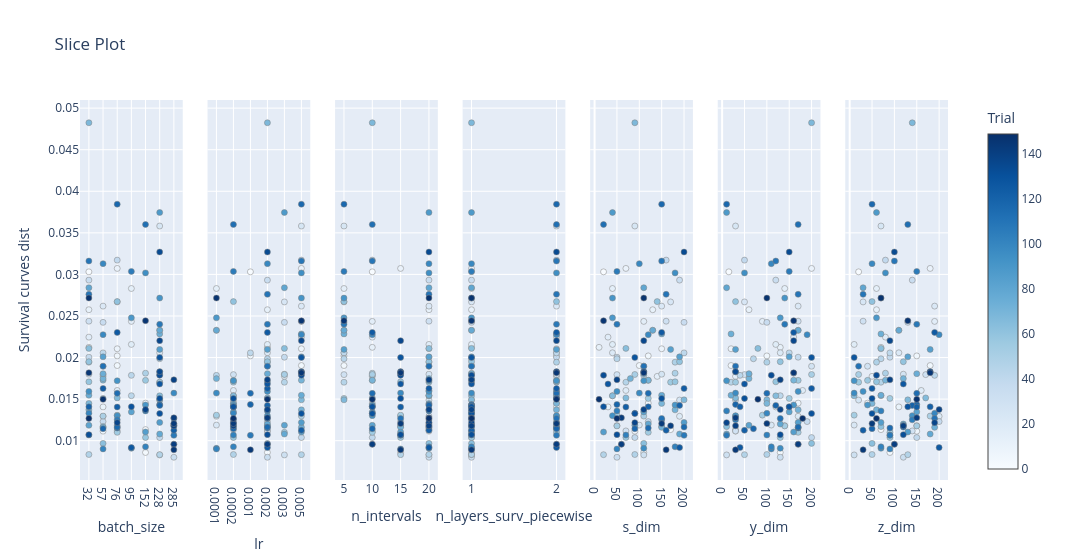
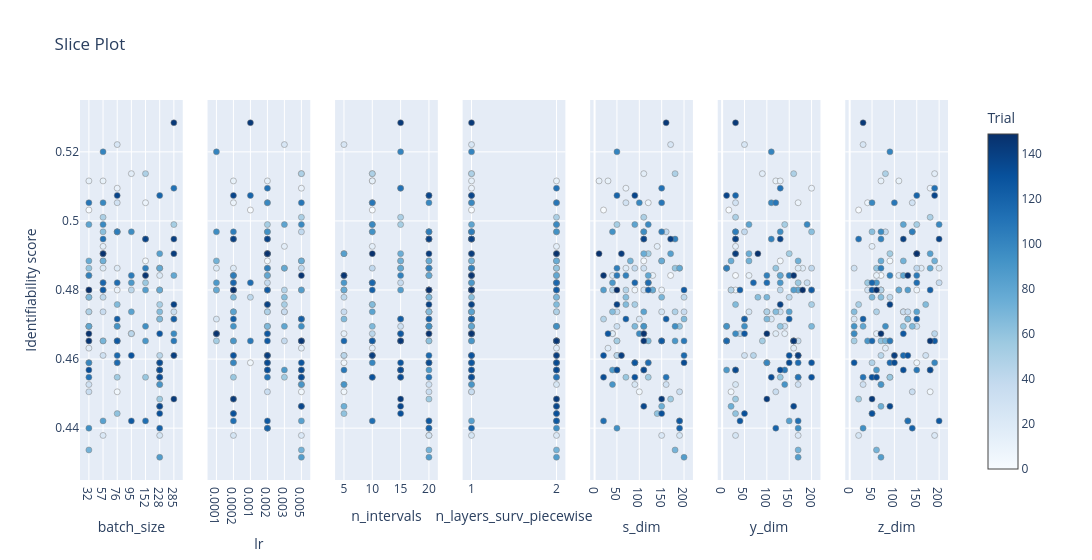

Notebook code cell kept with these figures, in order:
### Code cell
for i in range(len(names_objs)):
    plot_slice(study, target=lambda t: t.values[i], target_name=names_objs[i]).show() # individual parameter effects

### Figure 1 — Plotly figure (JSON) as saved in the notebook; plotly's stock layout.template omitted (floating-point values rounded to 4 significant figures; data arrays with more than 128 entries replaced by an {"elided": "..."} marker saying what was removed)
{"data": [{"marker": {"color": {"elided": "150 int values"}, "colorbar": {"title": {"text": "Trial"}, "x": 1, "xpad": 40}, "colorscale": [[0, "rgb(247,251,255)"], [0.125, "rgb(222,235,247)"], [0.25, "rgb(198,219,239)"], [0.375, "rgb(158,202,225)"], [0.5, "rgb(107,174,214)"], [0.625, "rgb(66,146,198)"], [0.75, "rgb(33,113,181)"], [0.875, "rgb(8,81,156)"], [1, "rgb(8,48,107)"]], "line": {"color": "Grey", "width": 0.5}, "showscale": true}, "mode": "markers", "name": "Feasible Trial", "showlegend": false, "type": "scatter", "x": {"elided": "150 int values"}, "xaxis": "x", "y": {"elided": "150 float values"}, "yaxis": "y"}, {"marker": {"color": {"elided": "150 int values"}, "colorbar": {"title": {"text": "Trial"}, "x": 1, "xpad": 40}, "colorscale": [[0, "rgb(247,251,255)"], [0.125, "rgb(222,235,247)"], [0.25, "rgb(198,219,239)"], [0.375, "rgb(158,202,225)"], [0.5, "rgb(107,174,214)"], [0.625, "rgb(66,146,198)"], [0.75, "rgb(33,113,181)"], [0.875, "rgb(8,81,156)"], [1, "rgb(8,48,107)"]], "line": {"color": "Grey", "width": 0.5}, "showscale": false}, "mode": "markers", "name": "Feasible Trial", "showlegend": false, "type": "scatter", "x": {"elided": "150 float values"}, "xaxis": "x2", "y": {"elided": "150 float values"}, "yaxis": "y2"}, {"marker": {"color": {"elided": "150 int values"}, "colorbar": {"title": {"text": "Trial"}, "x": 1, "xpad": 40}, "colorscale": [[0, "rgb(247,251,255)"], [0.125, "rgb(222,235,247)"], [0.25, "rgb(198,219,239)"], [0.375, "rgb(158,202,225)"], [0.5, "rgb(107,174,214)"], [0.625, "rgb(66,146,198)"], [0.75, "rgb(33,113,181)"], [0.875, "rgb(8,81,156)"], [1, "rgb(8,48,107)"]], "line": {"color": "Grey", "width": 0.5}, "showscale": false}, "mode": "markers", "name": "Feasible Trial", "showlegend": false, "type": "scatter", "x": {"elided": "150 int values"}, "xaxis": "x3", "y": {"elided": "150 float values"}, "yaxis": "y3"}, {"marker": {"color": {"elided": "150 int values"}, "colorbar": {"title": {"text": "Trial"}, "x": 1, "xpad": 40}, "colorscale": [[0, "rgb(247,251,255)"], [0.125, "rgb(222,235,247)"], [0.25, "rgb(198,219,239)"], [0.375, "rgb(158,202,225)"], [0.5, "rgb(107,174,214)"], [0.625, "rgb(66,146,198)"], [0.75, "rgb(33,113,181)"], [0.875, "rgb(8,81,156)"], [1, "rgb(8,48,107)"]], "line": {"color": "Grey", "width": 0.5}, "showscale": false}, "mode": "markers", "name": "Feasible Trial", "showlegend": false, "type": "scatter", "x": {"elided": "150 int values"}, "xaxis": "x4", "y": {"elided": "150 float values"}, "yaxis": "y4"}, {"marker": {"color": {"elided": "150 int values"}, "colorbar": {"title": {"text": "Trial"}, "x": 1, "xpad": 40}, "colorscale": [[0, "rgb(247,251,255)"], [0.125, "rgb(222,235,247)"], [0.25, "rgb(198,219,239)"], [0.375, "rgb(158,202,225)"], [0.5, "rgb(107,174,214)"], [0.625, "rgb(66,146,198)"], [0.75, "rgb(33,113,181)"], [0.875, "rgb(8,81,156)"], [1, "rgb(8,48,107)"]], "line": {"color": "Grey", "width": 0.5}, "showscale": false}, "mode": "markers", "name": "Feasible Trial", "showlegend": false, "type": "scatter", "x": {"elided": "150 int values"}, "xaxis": "x5", "y": {"elided": "150 float values"}, "yaxis": "y5"}, {"marker": {"color": {"elided": "150 int values"}, "colorbar": {"title": {"text": "Trial"}, "x": 1, "xpad": 40}, "colorscale": [[0, "rgb(247,251,255)"], [0.125, "rgb(222,235,247)"], [0.25, "rgb(198,219,239)"], [0.375, "rgb(158,202,225)"], [0.5, "rgb(107,174,214)"], [0.625, "rgb(66,146,198)"], [0.75, "rgb(33,113,181)"], [0.875, "rgb(8,81,156)"], [1, "rgb(8,48,107)"]], "line": {"color": "Grey", "width": 0.5}, "showscale": false}, "mode": "markers", "name": "Feasible Trial", "showlegend": false, "type": "scatter", "x": {"elided": "150 int values"}, "xaxis": "x6", "y": {"elided": "150 float values"}, "yaxis": "y6"}, {"marker": {"color": {"elided": "150 int values"}, "colorbar": {"title": {"text": "Trial"}, "x": 1, "xpad": 40}, "colorscale": [[0, "rgb(247,251,255)"], [0.125, "rgb(222,235,247)"], [0.25, "rgb(198,219,239)"], [0.375, "rgb(158,202,225)"], [0.5, "rgb(107,174,214)"], [0.625, "rgb(66,146,198)"], [0.75, "rgb(33,113,181)"], [0.875, "rgb(8,81,156)"], [1, "rgb(8,48,107)"]], "line": {"color": "Grey", "width": 0.5}, "showscale": false}, "mode": "markers", "name": "Feasible Trial", "showlegend": false, "type": "scatter", "x": {"elided": "150 int values"}, "xaxis": "x7", "y": {"elided": "150 float values"}, "yaxis": "y7"}], "layout": {"title": {"text": "Slice Plot"}, "width": 2100, "xaxis": {"anchor": "y", "categoryarray": [32, 57, 76, 95, 152, 228, 285], "categoryorder": "array", "domain": [0, 0.1184], "title": {"text": "batch_size"}, "type": "category"}, "xaxis2": {"anchor": "y2", "categoryarray": [0.0001, 0.0002, 0.001, 0.002, 0.003, 0.005], "categoryorder": "array", "domain": [0.1469, 0.2653], "title": {"text": "lr"}, "type": "category"}, "xaxis3": {"anchor": "y3", "categoryarray": [5, 10, 15, 20], "categoryorder": "array", "domain": [0.2939, 0.4122], "title": {"text": "n_intervals"}, "type": "category"}, "xaxis4": {"anchor": "y4", "categoryarray": [1, 2], "categoryorder": "array", "domain": [0.4408, 0.5592], "title": {"text": "n_layers_surv_piecewise"}, "type": "category"}, "xaxis5": {"anchor": "y5", "domain": [0.5878, 0.7061], "title": {"text": "s_dim"}}, "xaxis6": {"anchor": "y6", "domain": [0.7347, 0.8531], "title": {"text": "y_dim"}}, "xaxis7": {"anchor": "y7", "domain": [0.8816, 1.0], "title": {"text": "z_dim"}}, "yaxis": {"anchor": "x", "domain": [0, 1], "title": {"text": "Survival curves dist"}}, "yaxis2": {"anchor": "x2", "domain": [0, 1], "matches": "y", "showticklabels": false}, "yaxis3": {"anchor": "x3", "domain": [0, 1], "matches": "y", "showticklabels": false}, "yaxis4": {"anchor": "x4", "domain": [0, 1], "matches": "y", "showticklabels": false}, "yaxis5": {"anchor": "x5", "domain": [0, 1], "matches": "y", "showticklabels": false}, "yaxis6": {"anchor": "x6", "domain": [0, 1], "matches": "y", "showticklabels": false}, "yaxis7": {"anchor": "x7", "domain": [0, 1], "matches": "y", "showticklabels": false}}}

### Figure 2 — Plotly figure (JSON) as saved in the notebook; plotly's stock layout.template omitted (floating-point values rounded to 4 significant figures; data arrays with more than 128 entries replaced by an {"elided": "..."} marker saying what was removed)
{"data": [{"marker": {"color": {"elided": "150 int values"}, "colorbar": {"title": {"text": "Trial"}, "x": 1, "xpad": 40}, "colorscale": [[0, "rgb(247,251,255)"], [0.125, "rgb(222,235,247)"], [0.25, "rgb(198,219,239)"], [0.375, "rgb(158,202,225)"], [0.5, "rgb(107,174,214)"], [0.625, "rgb(66,146,198)"], [0.75, "rgb(33,113,181)"], [0.875, "rgb(8,81,156)"], [1, "rgb(8,48,107)"]], "line": {"color": "Grey", "width": 0.5}, "showscale": true}, "mode": "markers", "name": "Feasible Trial", "showlegend": false, "type": "scatter", "x": {"elided": "150 int values"}, "xaxis": "x", "y": {"elided": "150 float values"}, "yaxis": "y"}, {"marker": {"color": {"elided": "150 int values"}, "colorbar": {"title": {"text": "Trial"}, "x": 1, "xpad": 40}, "colorscale": [[0, "rgb(247,251,255)"], [0.125, "rgb(222,235,247)"], [0.25, "rgb(198,219,239)"], [0.375, "rgb(158,202,225)"], [0.5, "rgb(107,174,214)"], [0.625, "rgb(66,146,198)"], [0.75, "rgb(33,113,181)"], [0.875, "rgb(8,81,156)"], [1, "rgb(8,48,107)"]], "line": {"color": "Grey", "width": 0.5}, "showscale": false}, "mode": "markers", "name": "Feasible Trial", "showlegend": false, "type": "scatter", "x": {"elided": "150 float values"}, "xaxis": "x2", "y": {"elided": "150 float values"}, "yaxis": "y2"}, {"marker": {"color": {"elided": "150 int values"}, "colorbar": {"title": {"text": "Trial"}, "x": 1, "xpad": 40}, "colorscale": [[0, "rgb(247,251,255)"], [0.125, "rgb(222,235,247)"], [0.25, "rgb(198,219,239)"], [0.375, "rgb(158,202,225)"], [0.5, "rgb(107,174,214)"], [0.625, "rgb(66,146,198)"], [0.75, "rgb(33,113,181)"], [0.875, "rgb(8,81,156)"], [1, "rgb(8,48,107)"]], "line": {"color": "Grey", "width": 0.5}, "showscale": false}, "mode": "markers", "name": "Feasible Trial", "showlegend": false, "type": "scatter", "x": {"elided": "150 int values"}, "xaxis": "x3", "y": {"elided": "150 float values"}, "yaxis": "y3"}, {"marker": {"color": {"elided": "150 int values"}, "colorbar": {"title": {"text": "Trial"}, "x": 1, "xpad": 40}, "colorscale": [[0, "rgb(247,251,255)"], [0.125, "rgb(222,235,247)"], [0.25, "rgb(198,219,239)"], [0.375, "rgb(158,202,225)"], [0.5, "rgb(107,174,214)"], [0.625, "rgb(66,146,198)"], [0.75, "rgb(33,113,181)"], [0.875, "rgb(8,81,156)"], [1, "rgb(8,48,107)"]], "line": {"color": "Grey", "width": 0.5}, "showscale": false}, "mode": "markers", "name": "Feasible Trial", "showlegend": false, "type": "scatter", "x": {"elided": "150 int values"}, "xaxis": "x4", "y": {"elided": "150 float values"}, "yaxis": "y4"}, {"marker": {"color": {"elided": "150 int values"}, "colorbar": {"title": {"text": "Trial"}, "x": 1, "xpad": 40}, "colorscale": [[0, "rgb(247,251,255)"], [0.125, "rgb(222,235,247)"], [0.25, "rgb(198,219,239)"], [0.375, "rgb(158,202,225)"], [0.5, "rgb(107,174,214)"], [0.625, "rgb(66,146,198)"], [0.75, "rgb(33,113,181)"], [0.875, "rgb(8,81,156)"], [1, "rgb(8,48,107)"]], "line": {"color": "Grey", "width": 0.5}, "showscale": false}, "mode": "markers", "name": "Feasible Trial", "showlegend": false, "type": "scatter", "x": {"elided": "150 int values"}, "xaxis": "x5", "y": {"elided": "150 float values"}, "yaxis": "y5"}, {"marker": {"color": {"elided": "150 int values"}, "colorbar": {"title": {"text": "Trial"}, "x": 1, "xpad": 40}, "colorscale": [[0, "rgb(247,251,255)"], [0.125, "rgb(222,235,247)"], [0.25, "rgb(198,219,239)"], [0.375, "rgb(158,202,225)"], [0.5, "rgb(107,174,214)"], [0.625, "rgb(66,146,198)"], [0.75, "rgb(33,113,181)"], [0.875, "rgb(8,81,156)"], [1, "rgb(8,48,107)"]], "line": {"color": "Grey", "width": 0.5}, "showscale": false}, "mode": "markers", "name": "Feasible Trial", "showlegend": false, "type": "scatter", "x": {"elided": "150 int values"}, "xaxis": "x6", "y": {"elided": "150 float values"}, "yaxis": "y6"}, {"marker": {"color": {"elided": "150 int values"}, "colorbar": {"title": {"text": "Trial"}, "x": 1, "xpad": 40}, "colorscale": [[0, "rgb(247,251,255)"], [0.125, "rgb(222,235,247)"], [0.25, "rgb(198,219,239)"], [0.375, "rgb(158,202,225)"], [0.5, "rgb(107,174,214)"], [0.625, "rgb(66,146,198)"], [0.75, "rgb(33,113,181)"], [0.875, "rgb(8,81,156)"], [1, "rgb(8,48,107)"]], "line": {"color": "Grey", "width": 0.5}, "showscale": false}, "mode": "markers", "name": "Feasible Trial", "showlegend": false, "type": "scatter", "x": {"elided": "150 int values"}, "xaxis": "x7", "y": {"elided": "150 float values"}, "yaxis": "y7"}], "layout": {"title": {"text": "Slice Plot"}, "width": 2100, "xaxis": {"anchor": "y", "categoryarray": [32, 57, 76, 95, 152, 228, 285], "categoryorder": "array", "domain": [0, 0.1184], "title": {"text": "batch_size"}, "type": "category"}, "xaxis2": {"anchor": "y2", "categoryarray": [0.0001, 0.0002, 0.001, 0.002, 0.003, 0.005], "categoryorder": "array", "domain": [0.1469, 0.2653], "title": {"text": "lr"}, "type": "category"}, "xaxis3": {"anchor": "y3", "categoryarray": [5, 10, 15, 20], "categoryorder": "array", "domain": [0.2939, 0.4122], "title": {"text": "n_intervals"}, "type": "category"}, "xaxis4": {"anchor": "y4", "categoryarray": [1, 2], "categoryorder": "array", "domain": [0.4408, 0.5592], "title": {"text": "n_layers_surv_piecewise"}, "type": "category"}, "xaxis5": {"anchor": "y5", "domain": [0.5878, 0.7061], "title": {"text": "s_dim"}}, "xaxis6": {"anchor": "y6", "domain": [0.7347, 0.8531], "title": {"text": "y_dim"}}, "xaxis7": {"anchor": "y7", "domain": [0.8816, 1.0], "title": {"text": "z_dim"}}, "yaxis": {"anchor": "x", "domain": [0, 1], "title": {"text": "Identifiability score"}}, "yaxis2": {"anchor": "x2", "domain": [0, 1], "matches": "y", "showticklabels": false}, "yaxis3": {"anchor": "x3", "domain": [0, 1], "matches": "y", "showticklabels": false}, "yaxis4": {"anchor": "x4", "domain": [0, 1], "matches": "y", "showticklabels": false}, "yaxis5": {"anchor": "x5", "domain": [0, 1], "matches": "y", "showticklabels": false}, "yaxis6": {"anchor": "x6", "domain": [0, 1], "matches": "y", "showticklabels": false}, "yaxis7": {"anchor": "x7", "domain": [0, 1], "matches": "y", "showticklabels": false}}}
